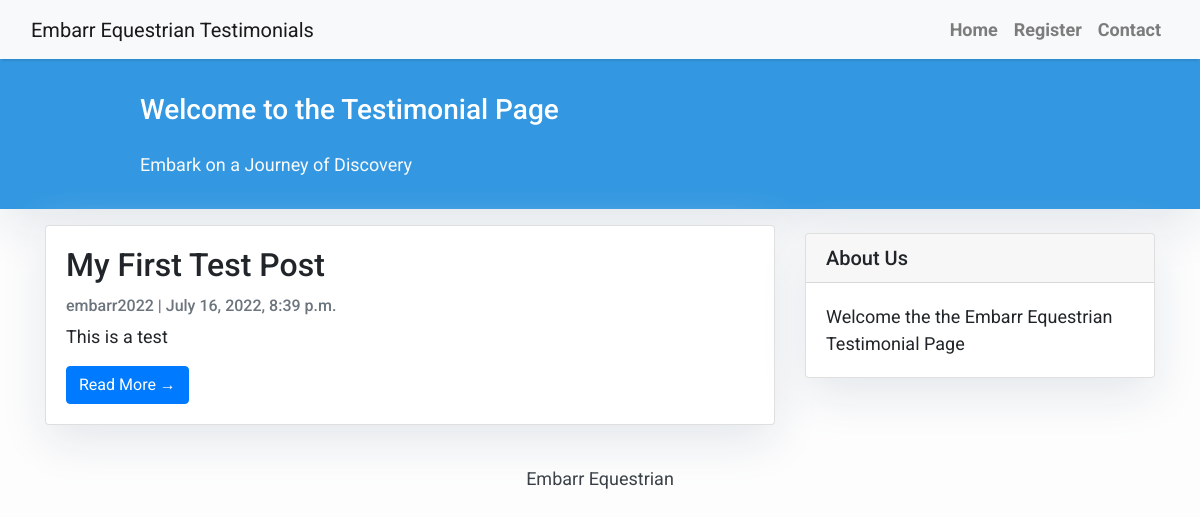
/, run on an earlier commit of the app's database.
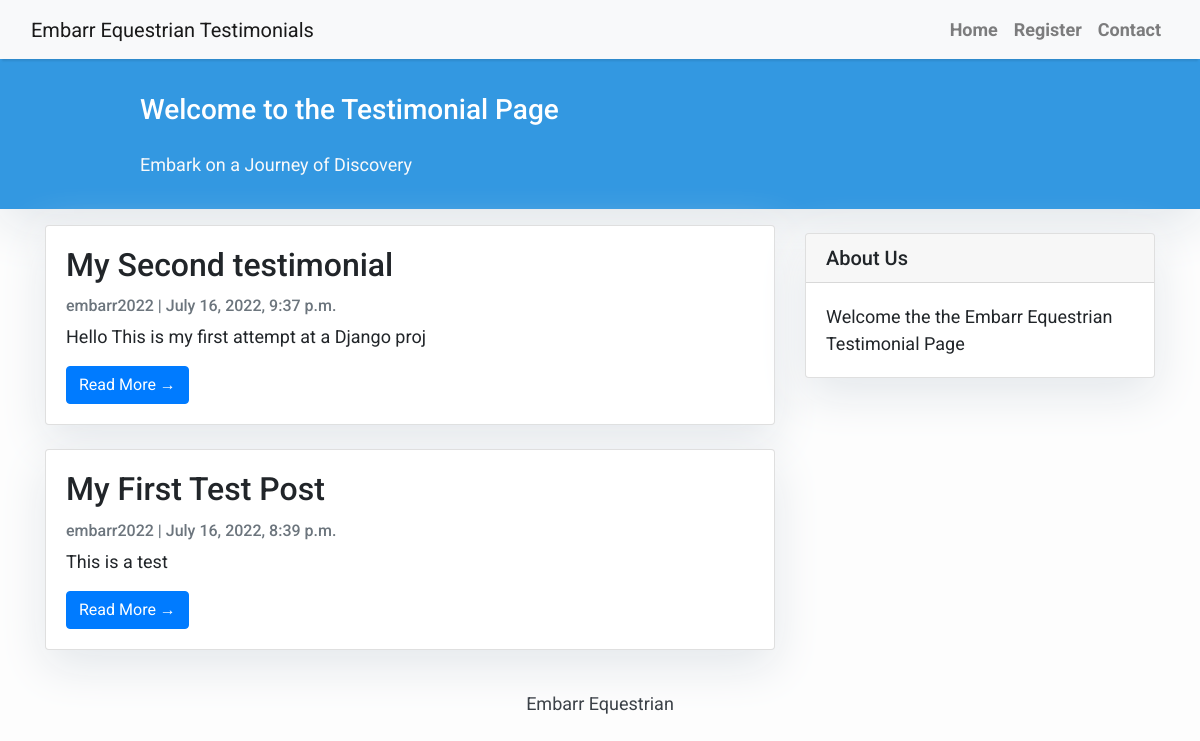
And on a later commit of the database.
### Reviews/models.py (models this page shows, shortened)
class Post(models.Model):
    title = models.CharField(max_length=200, unique=True)
    slug = models.SlugField(max_length=200, unique=True)
    author = models.ForeignKey(User, on_delete= models.CASCADE,related_name='test_posts')
    updated_on = models.DateTimeField(auto_now= True)
    content = models.TextField()
    created_on = models.DateTimeField(auto_now_add=True)
    status = models.IntegerField(choices=STATUS, default=0)
    likes = models.ManyToManyField(
        User, related_name='post_like', blank=True)
    class Meta:
        ordering = ['-created_on']
    likes = models.ManyToManyField(
        User, related_name='testpost_like', blank=True)
    class Meta:
        ordering = ["-created_on"]

### Reviews/views.py (the view)
# urls.py: path('', views.PostList.as_view(), name='home'),
class PostList(generic.ListView):
    queryset = Post.objects.filter(status=1).order_by('-created_on')
    template_name = 'index.html'

### templates/index.html (shortened to what this page needs)
{% extends "base.html" %}
{% block content %}
<header class="masthead">
    <div class="container">
        <div class="row">
            <div class=" col-md-8 col-md-10 mx-auto">
                <div class="site-heading">
                    <h3 class=" site-heading my-4 mt-3 text-white"> Welcome to the Testimonial Page</h3>
                    <p class="text-light">Embark on a Journey of Discovery &nbsp
                    </p>
                </div>
            </div>
        </div>
    </div>
</header>
<div class="container">
    <div class="row">
        <div class="col-md-8 mt-3 left">
            {% for post in post_list %}
            <div class="card mb-4">
                <div class="card-body">
                    <h2 class="card-title">{{ post.title }}</h2>
                    <p class="card-text text-muted h6">{{ post.author }} | {{ post.created_on}} </p>
                    <p class="card-text">{{post.content|slice:":200" }}</p>
                    <a href="{% url 'post_detail' post.slug  %}" class="btn btn-primary">Read More &rarr;</a>
                </div>
            </div>
            {% endfor %}
        </div>
        {% block sidebar %} {% include 'sidebar.html' %} {% endblock sidebar %}
    </div>
</div>
{%endblock%}

### templates/base.html (shortened to what this page needs)
<!DOCTYPE html>
<html>
    <head>
        <link rel="stylesheet" href="https://maxcdn.bootstrapcdn.com/bootstrap/4.0.0/css/bootstrap.min.css"
 />
    </head>
    <body>
        <nav class="navbar navbar-expand-lg navbar-light bg-light shadow" id="mainNav">
            <div class="container-fluid">
                <a class="navbar-brand" href="{% url 'home' %}">Embarr Equestrian Testimonials</a>
                <div class="collapse navbar-collapse" id="navbarResponsive">
                    <ul class="navbar-nav ml-auto">
                        <li class="nav-item text-black">
                            <a class="nav-link text-black font-weight-bold" href="{% url 'home' %}">Home</a>
                        </li>
                        <li class="nav-item text-black">
                            <a class="nav-link text-black font-weight-bold" href="#">Register</a>
                        </li>
                        <li class="nav-item text-black">
                            <a class="nav-link text-black font-weight-bold" href="#">Contact</a>
                        </li>
                    </ul>
                </div>
            </div>
        </nav>
        {% block content %}{% endblock content %}
        <footer class="py-3 bg-grey">
            <p class="m-0 text-dark text-center ">Embarr Equestrian</p>
        </footer>
    </body>
    </html>

### templates/sidebar.html (shortened to what this page needs)
<!DOCTYPE html>
<html>
    {% block sidebar %}
    <div class="col-md-4 float-right ">
    <div class="card my-4">
            <h5 class="card-header">About Us</h5>
        <div class="card-body">
            <p class="card-text">Welcome the the Embarr Equestrian Testimonial Page</p>
        </div>
    </div>
    </div>
    {% endblock sidebar %}
</html>

### templates/base.html (style rules this page uses)
body { font-family: "Roboto", sans-serif; font-size: 17px; background-color: #fdfdfd; }
.shadow { box-shadow: 0 4px 2px -2px rgba(0, 0, 0, 0.1); }
.masthead { background: #3398E1; height: auto; padding-bottom: 15px; box-shadow: 0 16px 48px #E3E7EB; padding-top: 10px; }

### templates/index.html (style rules this page uses)
body { font-family: "Roboto", sans-serif; font-size: 18px; background-color: #fdfdfd; }
.card { box-shadow: 0 16px 48px #E3E7EB; }

### templates/sidebar.html (style rules this page uses)
.card { box-shadow: 0 16px 48px #E3E7EB; }

What changed in the data, as far as the page shows it:
added Post: title "My Second testimonial", author "embarr2022", created_on "July 16, 2022, 9:37 p.m.", content "Hello This is my first attempt at a Django proj"
